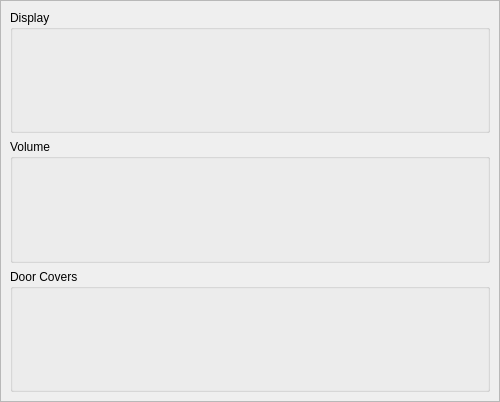
<?xml version="1.0" encoding="UTF-8"?>
<ui version="4.0">
 <class>CosmeticConfiguration</class>
 <widget class="QWidget" name="CosmeticConfiguration">
  <property name="geometry">
   <rect>
    <x>0</x>
    <y>0</y>
    <width>500</width>
    <height>402</height>
   </rect>
  </property>
  <property name="sizePolicy">
   <sizepolicy hsizetype="MinimumExpanding" vsizetype="MinimumExpanding">
    <horstretch>0</horstretch>
    <verstretch>0</verstretch>
   </sizepolicy>
  </property>
  <property name="windowTitle">
   <string>Form</string>
  </property>
  <layout class="QVBoxLayout" name="cosmetic_layout">
   <property name="leftMargin">
    <number>0</number>
   </property>
   <property name="topMargin">
    <number>0</number>
   </property>
   <property name="rightMargin">
    <number>0</number>
   </property>
   <property name="bottomMargin">
    <number>0</number>
   </property>
   <item>
    <widget class="QScrollArea" name="cosmetic_scroll">
     <property name="widgetResizable">
      <bool>true</bool>
     </property>
     <widget class="QWidget" name="cosmetic_scroll_contents">
      <property name="geometry">
       <rect>
        <x>0</x>
        <y>0</y>
        <width>498</width>
        <height>400</height>
       </rect>
      </property>
      <layout class="QVBoxLayout" name="cosmetic_scroll_layout">
       <item>
        <widget class="QGroupBox" name="display_box">
         <property name="title">
          <string>Display</string>
         </property>
         <layout class="QVBoxLayout" name="display_layout"/>
        </widget>
       </item>
       <item>
        <widget class="QGroupBox" name="volume_box">
         <property name="title">
          <string>Volume</string>
         </property>
         <layout class="QVBoxLayout" name="volume_layout"/>
        </widget>
       </item>
       <item>
        <widget class="QGroupBox" name="doors_box">
         <property name="title">
          <string>Door Covers</string>
         </property>
         <layout class="QVBoxLayout" name="doors_layout"/>
        </widget>
       </item>
      </layout>
     </widget>
    </widget>
   </item>
  </layout>
 </widget>
 <resources/>
 <connections/>
</ui>
